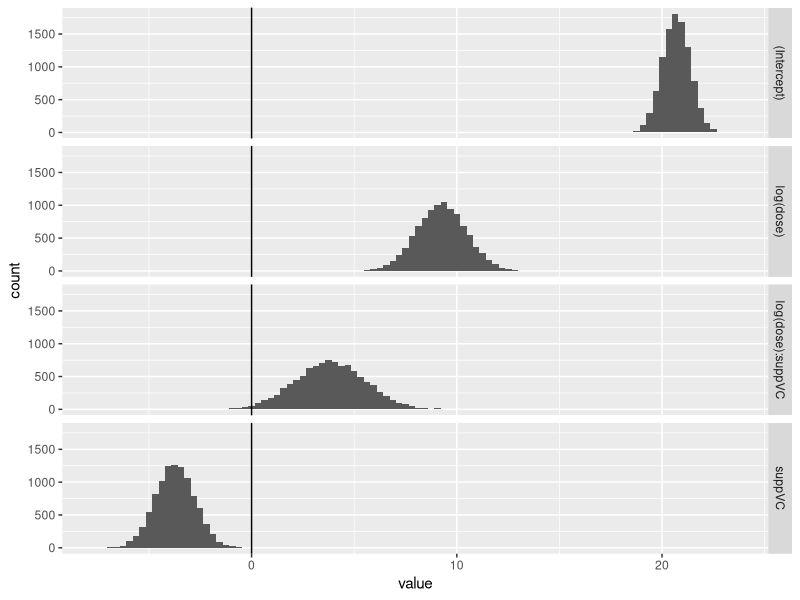
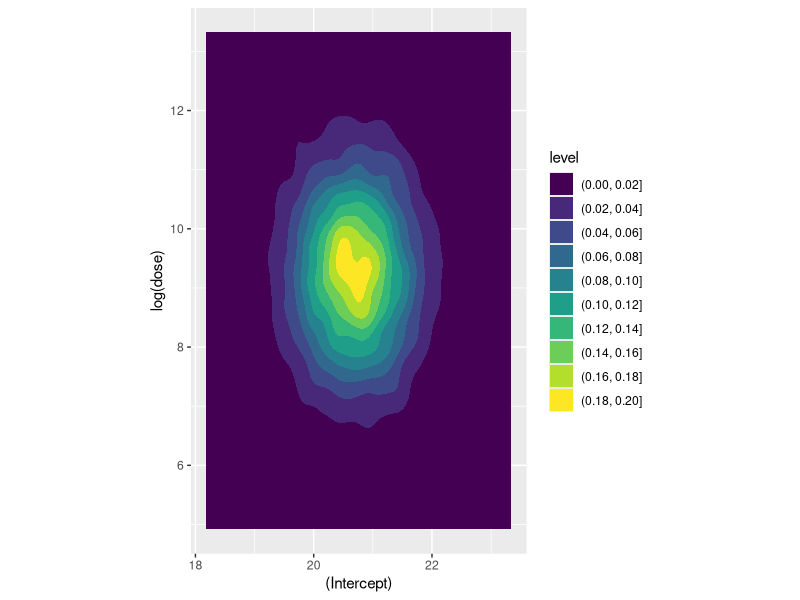
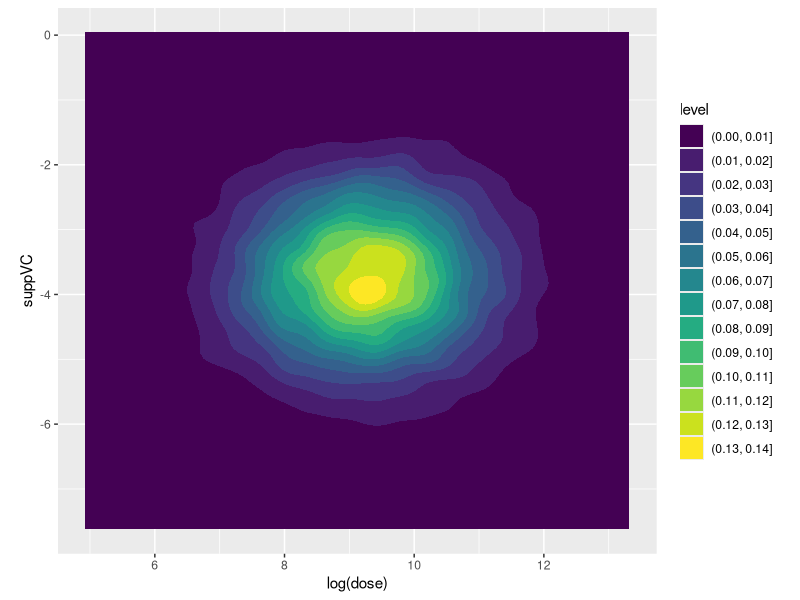
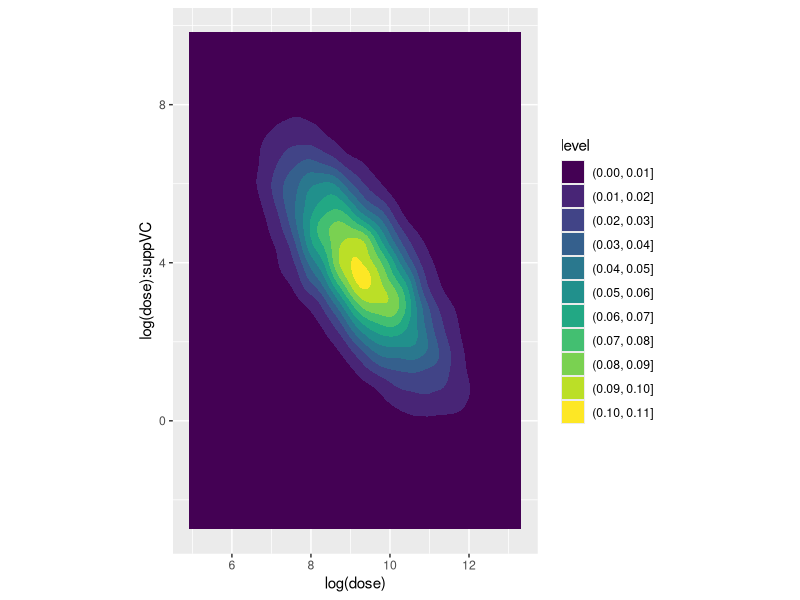
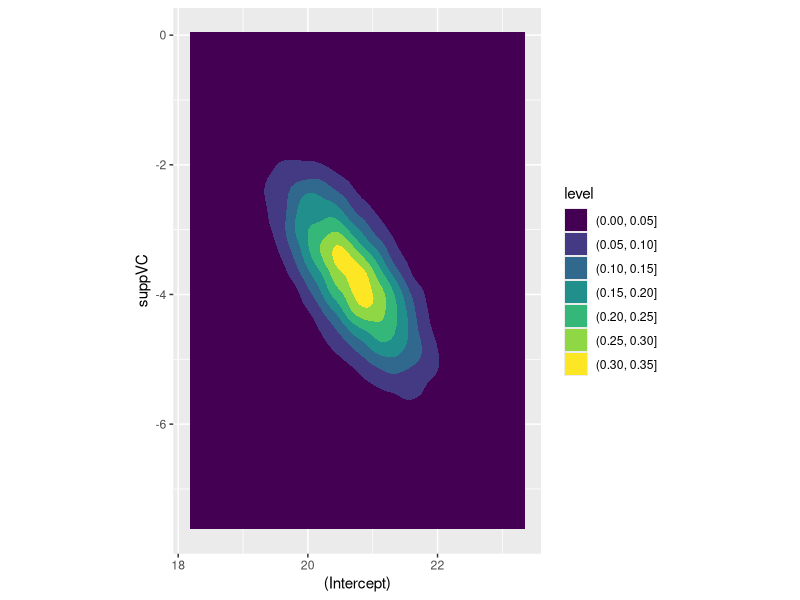
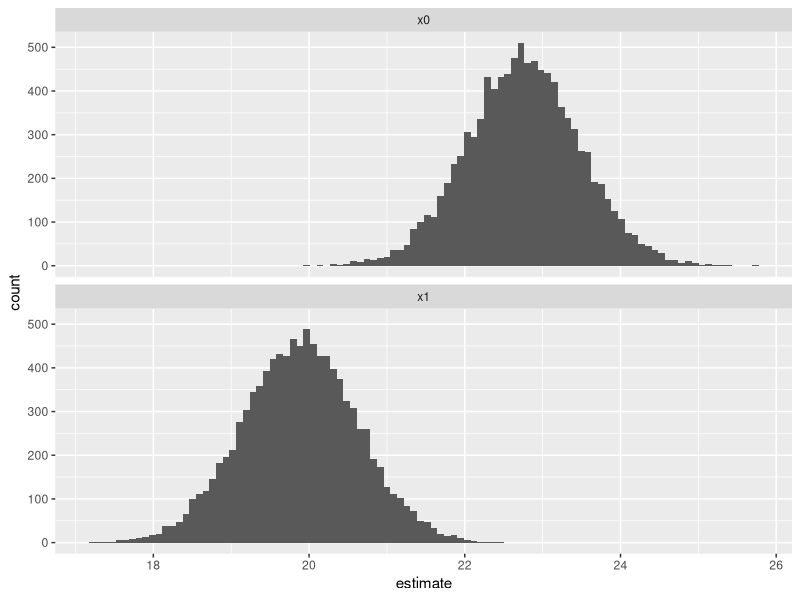
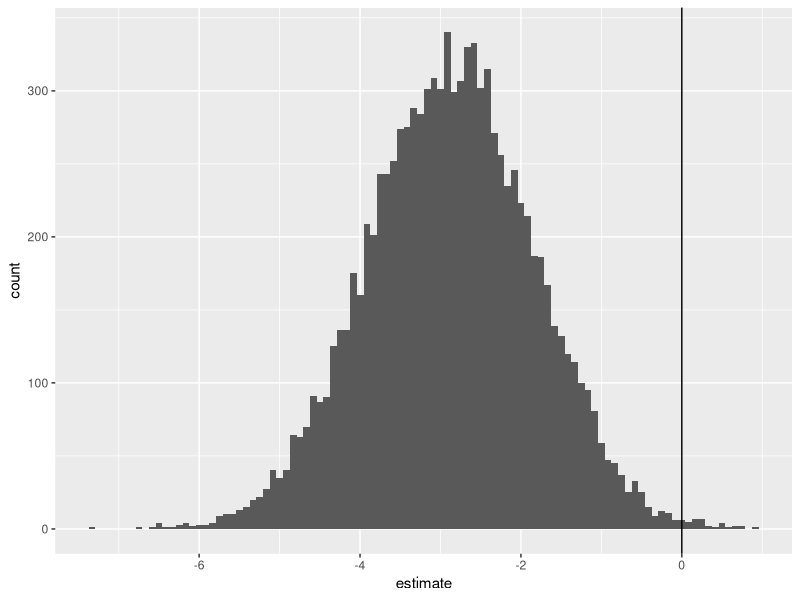

The R script that drew these images, in order:
## ---- chunk 1
library(tidyverse)
df <- ToothGrowth |> tibble()
df

best_model <- lm(len ~ log(dose) * supp, data = df)

summary(best_model)
## ---- chunk 2
coef <- coefficients(best_model)

coef
## ---- chunk 3
Sig <- vcov(best_model)

Sig
## ---- chunk 4
sig <- sigma(best_model)

sig

## ---- chunk 5
beta_tilde <- MASS::mvrnorm(
    n = 10000, 
    mu = coef, 
    Sigma = Sig
)

head(beta_tilde)
## ---- chunk 6
beta_tilde |> 
    as_tibble() |>
    pivot_longer(everything(), names_to = "coefficient", values_to = "value") |> 
    ggplot(aes(x = value)) + 
    facet_grid(coefficient ~ .) + 
    geom_histogram(bins = 100) + 
    geom_vline(xintercept = 0)
## ---- chunk 7
beta_tilde |> 
    as_tibble() |>
    ggplot(aes(x = `(Intercept)`, y = `log(dose)`)) + 
    geom_density_2d_filled() + 
    coord_equal()


## ---- chunk 8
beta_tilde |> 
    as_tibble() |>
    ggplot(aes(x = `log(dose)`, y = suppVC)) + 
    geom_density_2d_filled() + 
    coord_equal()


## ---- chunk 9
beta_tilde |> 
    as_tibble() |>
    ggplot(aes(x = `log(dose)`, y = `log(dose):suppVC`)) + 
    geom_density_2d_filled() + 
    coord_equal()

## ---- chunk 10
knitr::kable(Sig)

## ---- chunk 11
beta_tilde |> 
    as_tibble() |>
    ggplot(aes(x = `(Intercept)`, y = suppVC)) + 
    geom_density_2d_filled() + 
    coord_equal()

## ---- chunk 12
# first element is 1 due to intercept
predictor <- c(1, log(1.25), 0, 0) 

predictions_ev <- apply(
    beta_tilde, 
    1, 
    FUN = function(this_beta) predictor %*% this_beta
)

head(predictions_ev)
## ---- chunk 13
quantile(predictions_ev, probs = c(0.025, 0.500, 0.975))

## ---- chunk 14
predict(best_model, newdata = data.frame(dose = 1.25, supp = "OJ"), interval = 'confidence')
## ---- chunk 15
n <- length(predictions_ev)

shoogliness <- rnorm(n=n, mean = 0, sd = sig)

predictions_pv <- predictions_ev + shoogliness


head(predictions_pv)
## ---- chunk 16
quantile(predictions_pv, probs = c(0.025, 0.5000, 0.975))

## ---- chunk 17
predict(best_model, newdata = data.frame(dose = 1.25, supp = "OJ"), interval = 'prediction')

## ---- chunk 18
#scenario 0: supplement is OJ
predictor_x0 <- c(1, log(1.25), 0, 0) 

#scenario 1: supplement is VC
predictor_x1 <- c(1, log(1.25), 1, 1 * log(1.25)) 


predictions_ev_x0 <- apply(
    beta_tilde, 
    1, 
    FUN = function(this_beta) predictor_x0 %*% this_beta
)

predictions_ev_x1 <- apply(
    beta_tilde, 
    1, 
    FUN = function(this_beta) predictor_x1 %*% this_beta
)

predictions_df <- 
    tibble(
        x0 = predictions_ev_x0,
        x1 = predictions_ev_x1
    ) |>
    mutate(
        fd = x1 - x0
    )

predictions_df

## ---- chunk 19
predictions_df |>
    pivot_longer(everything(), names_to = "scenario", values_to = "estimate") |>
    filter(scenario != "fd") |>
    ggplot(aes(x = estimate)) + 
    facet_wrap(~scenario, ncol = 1) + 
    geom_histogram(bins = 100)
## ---- chunk 20
predictions_df |>
    pivot_longer(everything(), names_to = "scenario", values_to = "estimate") |>
    filter(scenario == "fd") |>
    ggplot(aes(x = estimate)) + 
    geom_histogram(bins = 100) + 
    geom_vline(xintercept = 0)

## ---- chunk 21
predictions_df |>
    pivot_longer(everything(), names_to = "scenario", values_to = "estimate") |>
    filter(scenario == "fd") |> 
    pull('estimate') |>
    quantile(probs = c(0.025, 0.500, 0.975))

